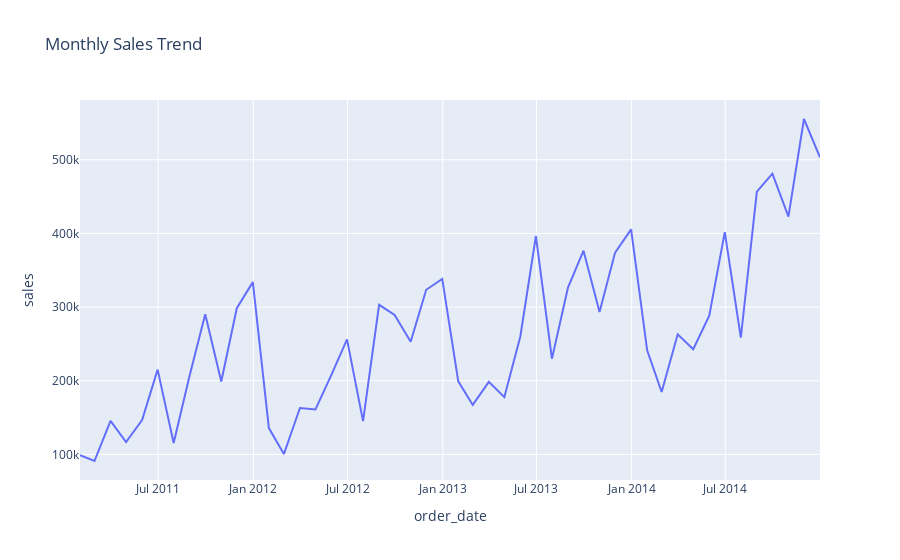

Notebook code for this chart:
### Code cell
monthly = df.resample('M', on='order_date')['sales'].sum().reset_index()

fig = px.line(
    monthly,
    x='order_date',
    y='sales',
    title='Monthly Sales Trend'
)
fig.show()
